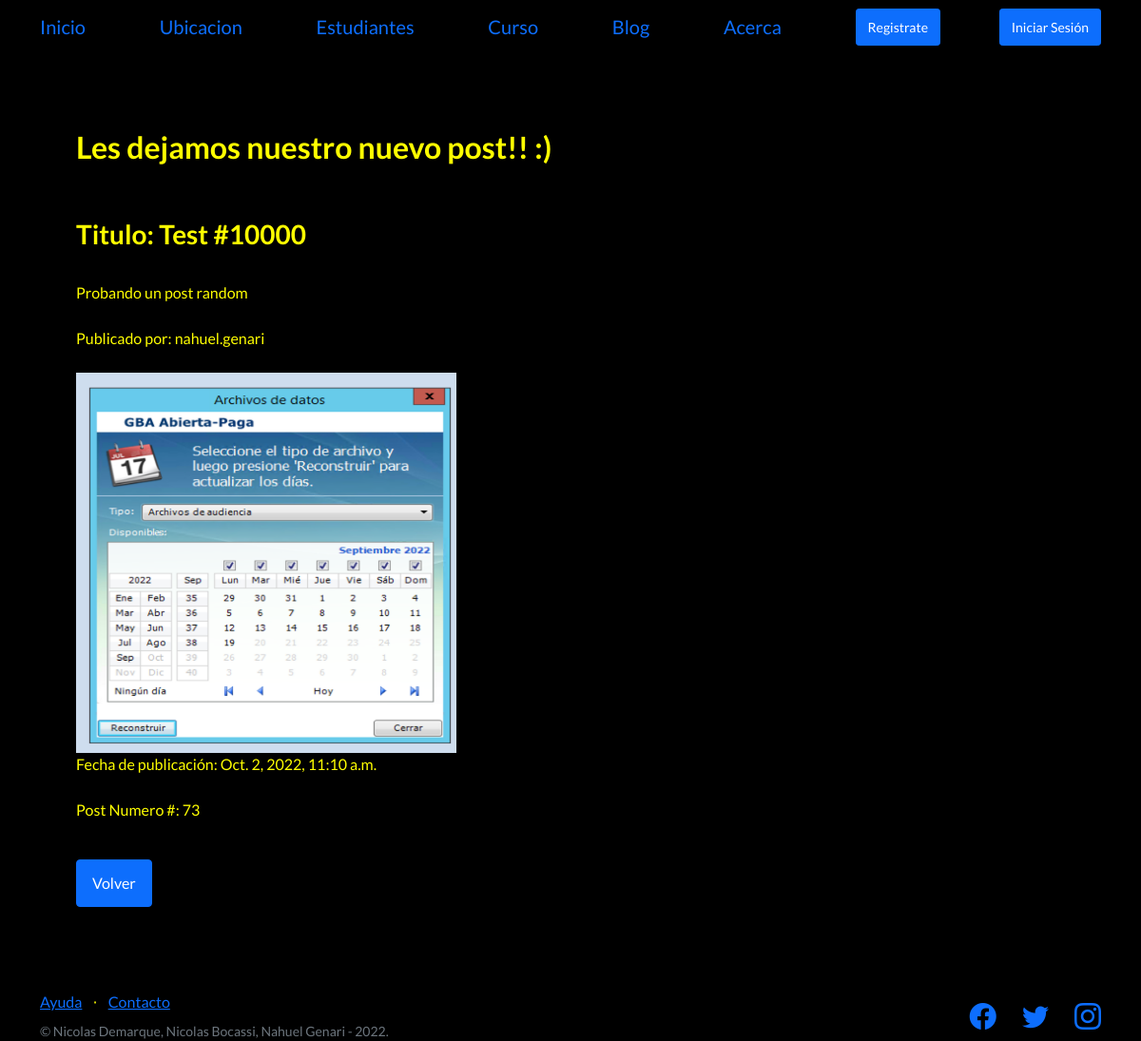
/probando-test-random/, run on the app's committed database.
### alumnos/models.py (models this page shows, shortened)
class Post(models.Model):
    class PostObjects(models.Manager):
        def get_queryset(self):
            return super().get_queryset() .filter(status='published')
    options = (
        ('draft', 'Draft'),
        ('published', 'Published'),
    )
    category = models.ForeignKey(Category, on_delete=models.PROTECT, default=1)
    title = models.CharField(max_length=255)
    header_image = models.ImageField(null = True, blank=True, upload_to="images/")
    subtitle = models.CharField(max_length=255, null=True)
    excerpt = models.TextField(null=True)
    content = HTMLField()
    slug = models.SlugField(max_length=250, unique_for_date='published', null=False, unique=True)
    published = models.DateTimeField(default=timezone.now)
    author = models.ForeignKey(User, on_delete=models.CASCADE, related_name='blog_posts')
    status = models.CharField(max_length=10, choices=options, default='draft')
    objects = models.Manager()
    postobjects = PostObjects()
    class Meta:
        ordering = ('-published',)

### alumnos/views.py (the view)
# urls.py: path('<slug:slug>/', PostDetailView.as_view(), name='post-detail'),
class PostDetailView(DetailView):
      model = Post
      template_name = 'Alumnos/post-detail.html'
      context_object_name = 'post'
      def get_context_data(self, **kwargs):
            context = super().get_context_data(**kwargs)
            post = Post.objects.filter(slug=self.kwargs.get('slug'))
            return context

### alumnos/templates/alumnos/post-detail.html
{% extends "alumnos/plantilla_base.html" %}
{% block contenido_base %}
<h2>
Les dejamos nuestro nuevo post!! :)
</h2>
<br>
<br>
<h3>
Titulo: {{post.title}}
</h3>
<br>
<p>
{{post.content}}
<br>
<br>
Publicado por: {{post.author}}
<br>
<br>
{% if post.header_image %}
<img src="{{ post.header_image.url }}"width="400" height="400" class="center" >
{% endif %}
<br>
Fecha de publicación: {{post.published}}
<br>
<br>
Post Numero #: {{post.id}}
<br>
<br>
<h4>
<li class="list-inline-item"><a href="{% url 'pages' %}" class="btn btn-primary">Volver</a></li>
</h4>
{% endblock contenido_base %}

### data on the page
Post: title "Test #10000", content "Probando un post random", author "nahuel.genari", header_image (picture), published "Oct. 2, 2022, 11:10 a.m.", id "73"
